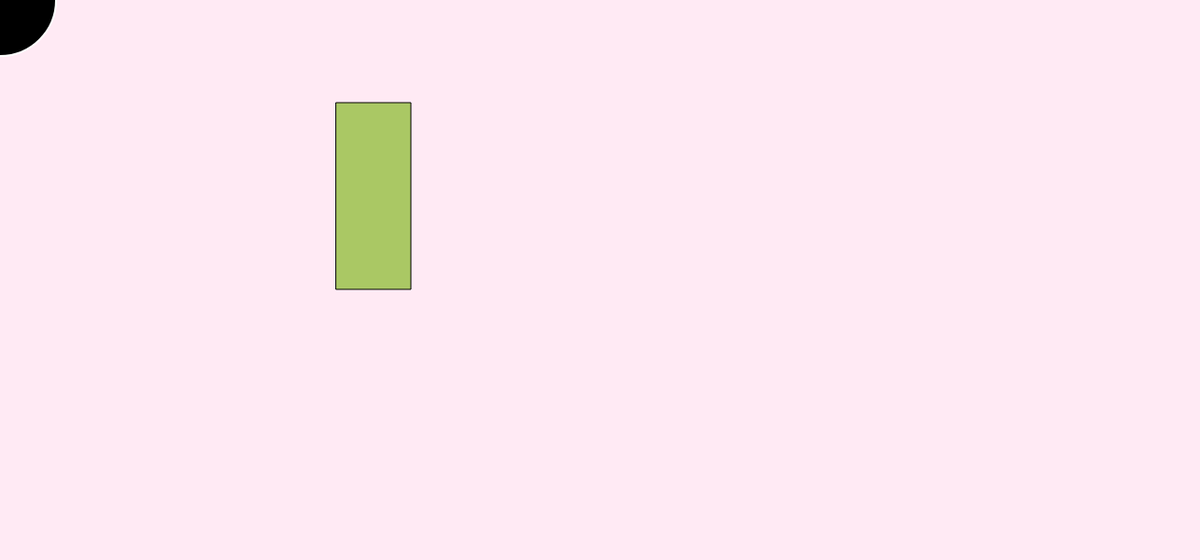
Frame 1 (no input)
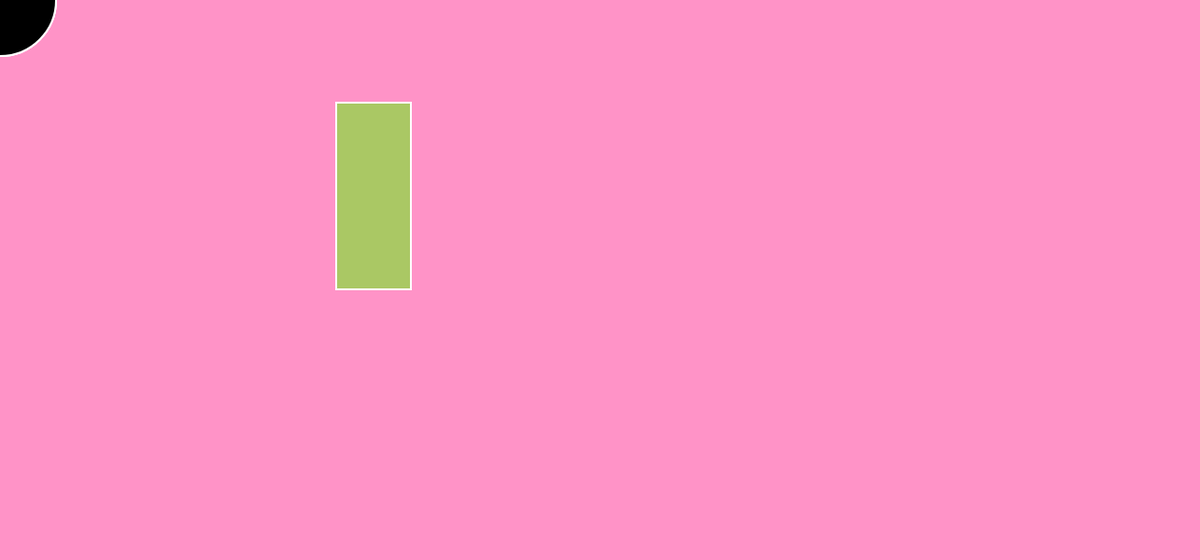
Frame 60 (no input)
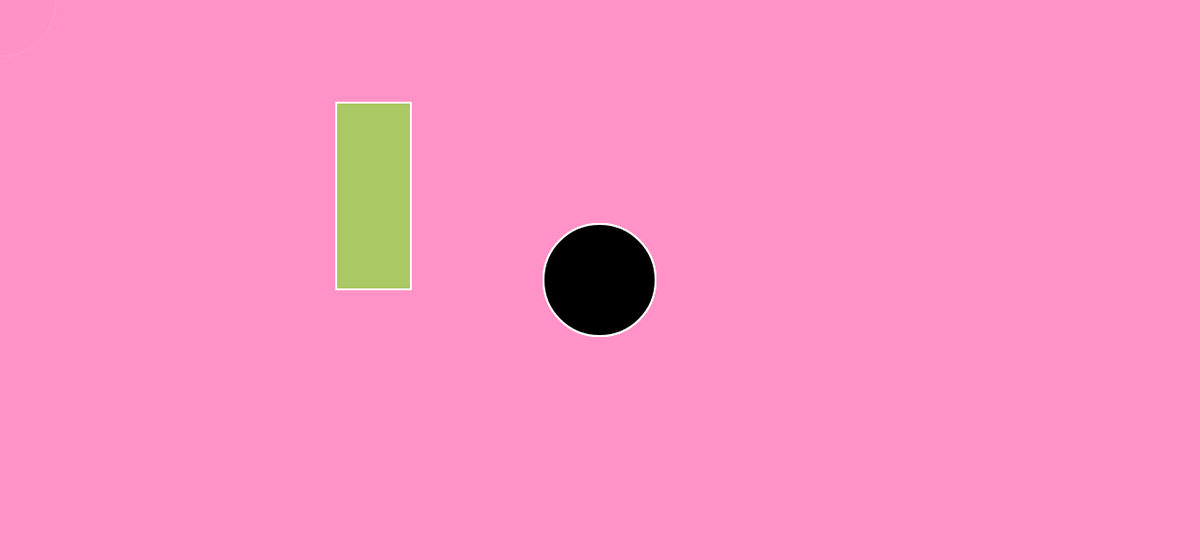
Frame 120 (the mouse pressed at the canvas centre since frame 60)

The p5.js sketch that drew these frames (run headless with seeded random() and noise() and a simulated clock; from frame 60 on, the mouse is pressed at the canvas centre):

// p5.js sketch
// ── sketch.js
// declare variables here

var ellipseWidth;
// can also use the term: let -- instead of using var
//line above is DECLARED, but not DEFINED, need to add the value of the width i.e. -->
// var ellipseWidth = 200;

function setup() {
  // put setup code here --> this runs once upon launch

  console.log("in set up");

  createCanvas(1285, 600);

}


function draw() {
  // put drawing code here --> this loops every frame

  console.log("in draw");


  background(255, 150, 200, 50);
  // 4th parameter is "transparency"

  // can also do random colors to give strobe effect: "fill(random(0,130) random (0,100))"
  fill(170, 200, 100);
  rectMode("CENTER");
  rect(360, 110, 80, 200);

  fill(0, 0, 0);
  stroke(255, 255, 255);
  strokeWeight(2);
  ellipse(mouseX, mouseY, 120);

}


// write custom functions here

// ── main.css
body {
  padding: 50px; 
  margin: 0;
}
